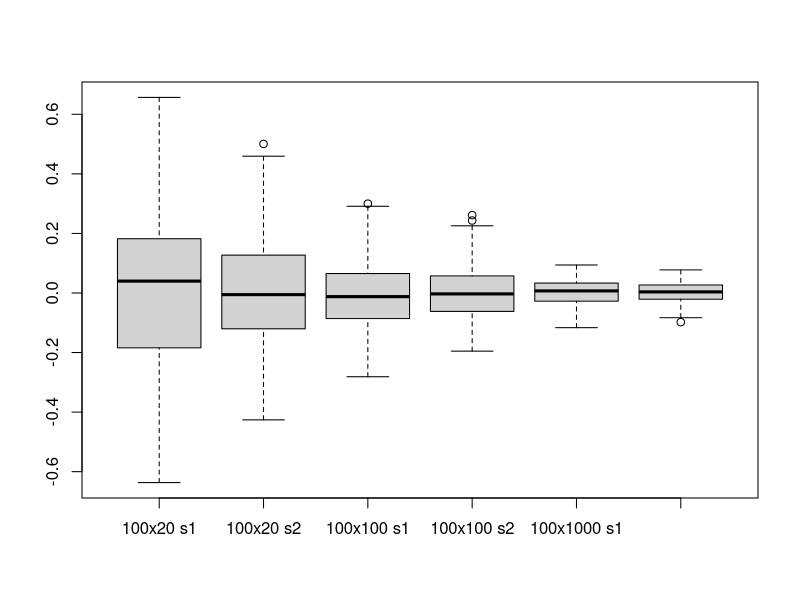
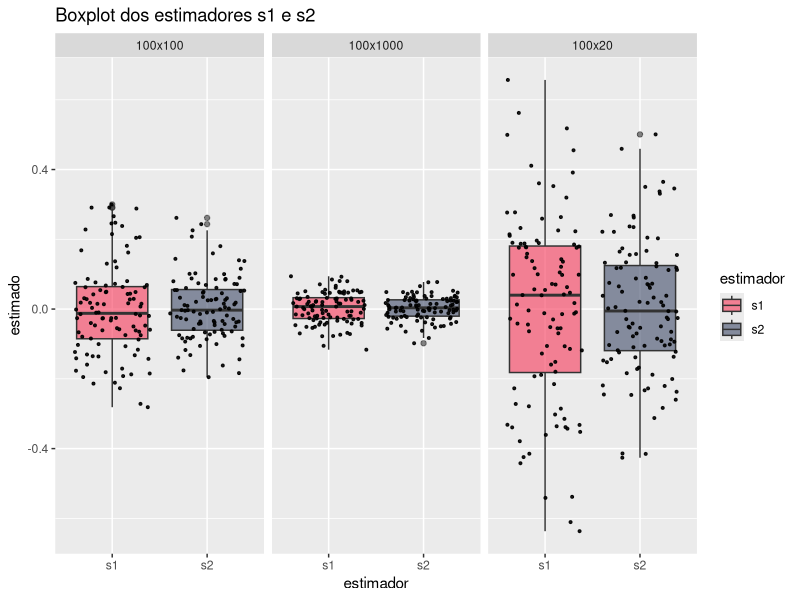

The R script that drew these images, in order:
## ---- chunk 1
library(tidyverse)
## ---- chunk 2
gerar_amostras <- function(n_amostras, dimensao_de_cada_amostra, seed = 2023) {
  set.seed(seed)
  df <- dimensao_de_cada_amostra
  matrix(rt(n = n_amostras * dimensao_de_cada_amostra, df = df), nrow = dimensao_de_cada_amostra)
}

amostras_i   <- gerar_amostras(100, 20)
amostras_ii  <- gerar_amostras(100, 100)
amostras_iii <- gerar_amostras(100, 1000)
## ---- chunk 3
estim.s1 <- function(x){
  Q1 <- quantile(x, 0.25)
  Q2 <- quantile(x, 0.5)
  Q3 <- quantile(x, 0.75)
  (Q3+Q1-2*Q2)/(Q3-Q1)
}

estim.s2 <- function(x){
  miu <- mean(x)
  nu <- median(x)
  (miu - nu)/mean(abs(x - nu))
}

amostras_i.s1   <- apply(amostras_i,   2, estim.s1)
amostras_i.s2   <- apply(amostras_i,   2, estim.s2)
amostras_ii.s1  <- apply(amostras_ii,  2, estim.s1)
amostras_ii.s2  <- apply(amostras_ii,  2, estim.s2)
amostras_iii.s1 <- apply(amostras_iii, 2, estim.s1)
amostras_iii.s2 <- apply(amostras_iii, 2, estim.s2)

# boxplot with all of these
boxplot(
  amostras_i.s1, amostras_i.s2,
  amostras_ii.s1, amostras_ii.s2,
  amostras_iii.s1, amostras_iii.s2,
  names = c("100x20 s1", "100x20 s2", "100x100 s1", "100x100 s2", "100x1000 s1", "100x1000 s2")
)

## ---- chunk 4
# ggplot boxplot with facet_wrap
set.seed(2023)
df <- tibble(
  estimado = c(amostras_i.s1, amostras_i.s2, amostras_ii.s1, amostras_ii.s2, amostras_iii.s1, amostras_iii.s2),
  estimador = c(rep("s1", length( amostras_i.s1)),
                rep("s2", length( amostras_i.s2)),
                rep("s1", length(amostras_ii.s1)),
                rep("s2", length(amostras_ii.s2)),
                rep("s1", length(amostras_iii.s1)),
                rep("s2", length(amostras_iii.s2))),
  n_amostras_x_dimensao = c(rep("100x20", length(amostras_i.s1)),
                            rep("100x20", length(amostras_i.s2)),
                            rep("100x100", length(amostras_ii.s1)),
                            rep("100x100", length(amostras_ii.s2)),
                            rep("100x1000", length(amostras_iii.s1)),
                            rep("100x1000", length(amostras_iii.s2)))
)
ggplot(df, aes(x = estimador, y = estimado)) +
  geom_boxplot(aes(fill = estimador), alpha=0.6) + 
  geom_jitter(color="black", size=0.7, alpha=0.9) +
  scale_fill_manual(values=c("#F73859", "#404B69")) +
  facet_wrap(~ n_amostras_x_dimensao) + 
  labs(
    title = "Boxplot dos estimadores s1 e s2",
  )
## ---- chunk 5
mse <- function(predicted, actual) {
  # actual aqui e so um valor
  sum((predicted - actual)^2) / length(predicted)
}

# skewness of t student is 0 for df > 3

df <- data.frame(
  `n_amostras x dimensao` = c("100x20", "100x100", "100x1000"),
  `Erro padrão de s_1` = c(sd(amostras_i.s1) %>% round(3), sd(amostras_ii.s1) %>% round(3), sd(amostras_iii.s1) %>% round(3)),
  `Erro padrão de s_2` = c(sd(amostras_i.s2) %>% round(3), sd(amostras_ii.s2) %>% round(3), sd(amostras_iii.s2) %>% round(3)),
  `Erro quadrático médio de s_1` = c(mse(amostras_i.s1, 0) %>% round(3), mse(amostras_ii.s1, 0) %>% round(3), mse(amostras_iii.s1, 0) %>% round(3)),
  `Erro quadrático médio de s_2` = c(mse(amostras_i.s2, 0) %>% round(3), mse(amostras_ii.s2, 0) %>% round(3), mse(amostras_iii.s2, 0) %>% round(3))
)
df
